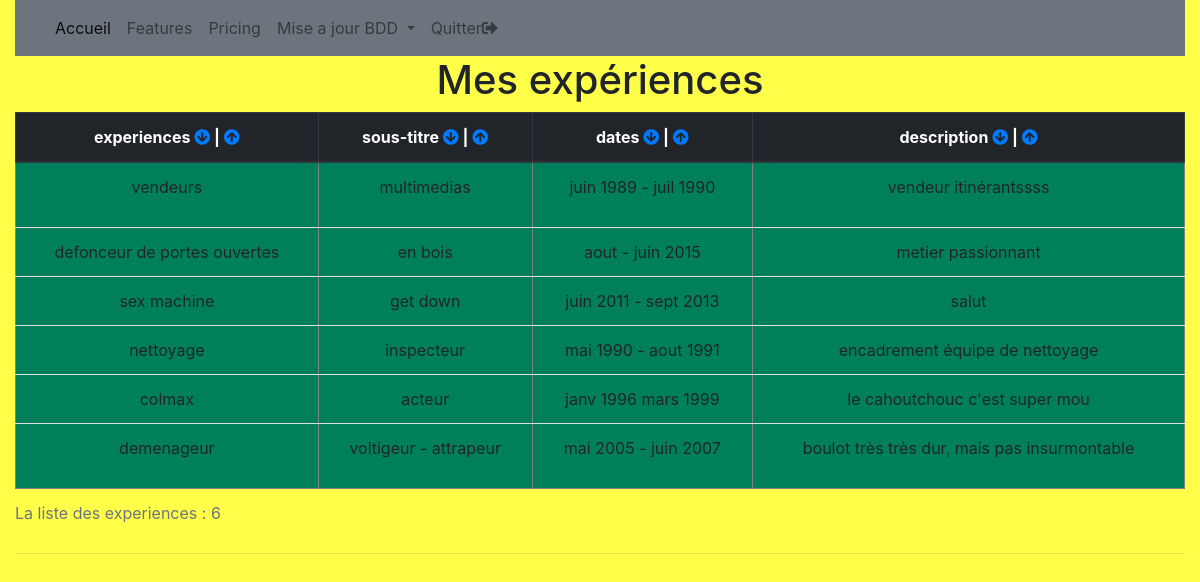
The app's page /front/experiences.php with its own data.
### tables this page shows
CREATE TABLE `t_experiences` (
  `id_experience` int(3) NOT NULL,
  `titre` varchar(150) NOT NULL,
  `stitre` varchar(200) NOT NULL,
  `dates` varchar(100) NOT NULL,
  `description` text NOT NULL,
  `id_utilisateur` int(3) NOT NULL
);

### front/experiences.php (the view, shortened to what this page needs)
<?php require '../admin/connexion.php';
    ?>
<!DOCTYPE html>
<html lang="fr">
<head>
    <link rel="stylesheet" href="https://use.fontawesome.com/releases/v5.3.1/css/all.css">
    <link href="https://stackpath.bootstrapcdn.com/bootstrap/4.1.3/css/bootstrap.min.css" rel="stylesheet">
    <link rel="stylesheet" href="css/style.css">
</head>
<body>
<div class="container-fluid">
<?php require 'navigation.php'; ?>
    <?php
          $sql = $pdoCV->prepare("SELECT * FROM t_experiences");
          $sql->execute();
          $nbr_experiences = $sql->rowCount();
    ?>
<h1 class="text-center">Mes expériences</h1>
 <div class="tableau text-center">
        <table border="1" class="table">
        <caption>La liste des experiences : <?php echo $nbr_experiences; ?></caption>
        <thead class="thead-dark">
            <tr>
                <th>experiences <a href="experiences.php?column=titre&order=asc"><i class="fas fa-arrow-circle-down"></i></a> | <a href="experiences.php?column=titre&order=desc"><i class="fas fa-arrow-circle-up"></i></a></th>
                <th>sous-titre <a href="experiences.php?column=stitre&order=asc"><i class="fas fa-arrow-circle-down"></i></a> | <a href="experiences.php?column=stitre&order=desc"><i class="fas fa-arrow-circle-up"></i></a></th>
                <th>dates <a href="experiences.php?column=dates&order=asc"><i class="fas fa-arrow-circle-down"></i></a> | <a href="experiences.php?column=dates&order=desc"><i class="fas fa-arrow-circle-up"></i></a></th>
                <th>description <a href="experiences.php?column=description&order=asc"><i class="fas fa-arrow-circle-down"></i></a> | <a href="experiences.php?column=description&order=desc"><i class="fas fa-arrow-circle-up"></i></a></th>
            </tr>
        </thead>
        <tbody>
        <?php while($ligne_experience=$sql->fetch())
        {
        ?>
            <tr>
                <td><?php echo $ligne_experience['titre']; ?></td>
                <td><?php echo $ligne_experience['stitre']; ?></td>
                <td><?php echo $ligne_experience['dates']; ?></td>
                <td><?php echo $ligne_experience['description']; ?></td>
            </tr>
        <?php
            }
        ?>
        </tbody>
        </table>
 </div>
<hr>
    </div>
</body>
</html>

### front/css/style.css (style rules this page uses)
body { background: rgba(255, 255, 0, 0.712); }
.table { background: rgb(0, 128, 90); width: 100%; margin-bottom: 1rem; }

### records on screen
t_experiences: titre "vendeurs", stitre "multimedias", dates "juin 1989 - juil 1990", description "vendeur itinérantssss"
t_experiences: titre "defonceur de portes ouvertes", stitre "en bois", dates "aout - juin 2015", description "metier passionnant"
t_experiences: titre "sex machine", stitre "get down", dates "juin 2011 - sept 2013", description "salut"
t_experiences: titre "nettoyage", stitre "inspecteur", dates "mai 1990 - aout 1991", description "encadrement équipe de nettoyage"
t_experiences: titre "colmax", stitre "acteur", dates "janv 1996 mars 1999", description "le cahoutchouc c'est super mou"
t_experiences: titre "demenageur", stitre "voltigeur - attrapeur", dates "mai 2005 - juin 2007", description "boulot très très dur, mais pas insurmontable"

### other values on screen
$nbr_experiences "6"
